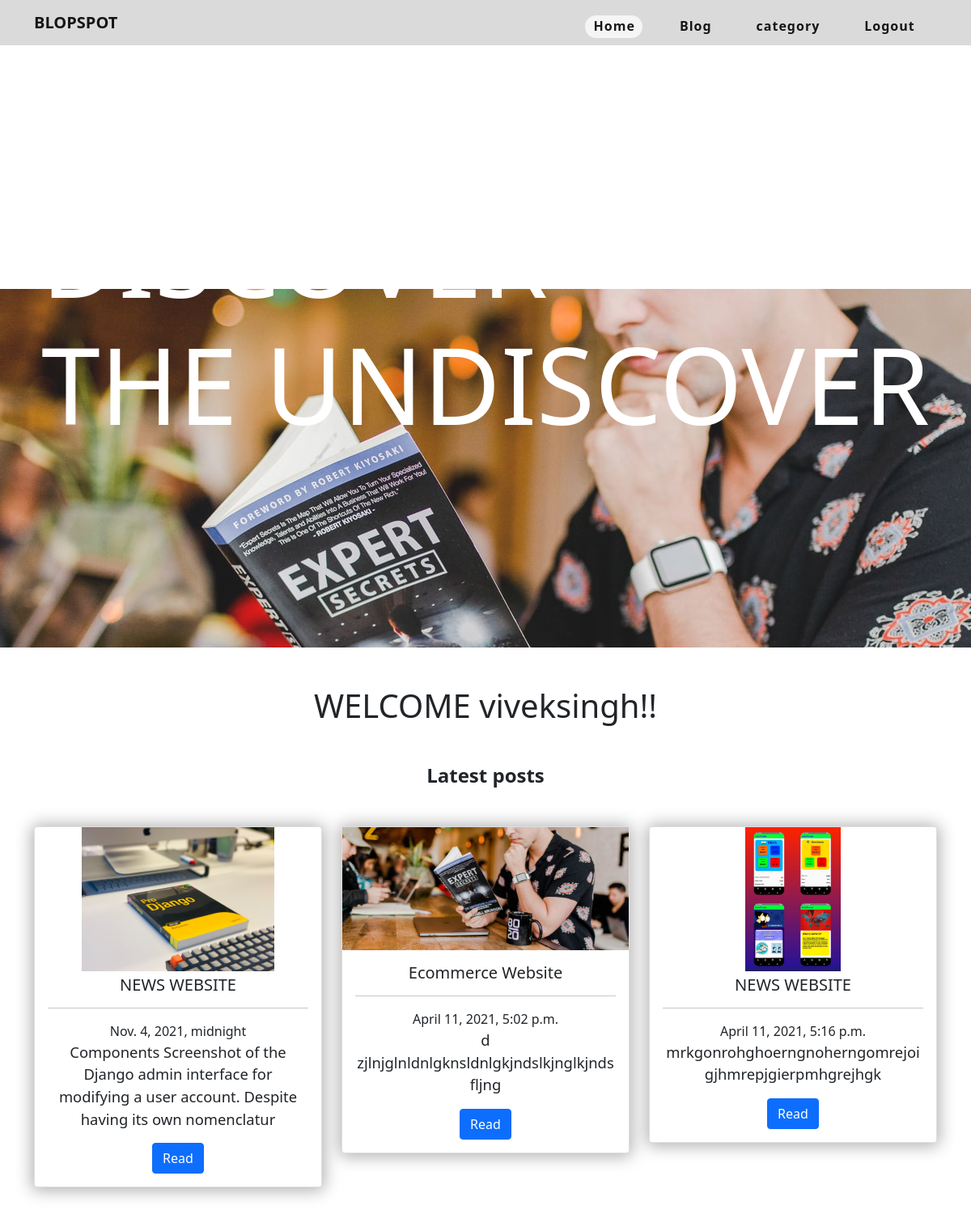
/blogs/ (signed in), run on the app's committed database.
### blogs/models.py (models this page shows)
class Post(models.Model):
    title=models.CharField(max_length=50)
    images=models.ImageField(upload_to="blogs/images", default="")
    description=models.TextField()
    category=models.CharField(max_length=20,default="")
    date = models.DateTimeField()

### blogs/views.py (the view)
# urls.py: path("",views.index,name="Blog"),
def index(request):
    post=Post.objects.all()
    return render(request,'index.html',{'post':post})

### templates/index.html (shortened to what this page needs)
<!doctype html>
<html lang="en">
<head>
  <link rel="stylesheet" href="https://stackpath.bootstrapcdn.com/font-awesome/4.7.0/css/font-awesome.min.css"
>
  <link href="https://cdn.jsdelivr.net/npm/bootstrap@5.0.0-beta3/dist/css/bootstrap.min.css" rel="stylesheet"
>
  {% load static %}
</head>
<body>
  <header>
    <nav class="navbar  navbar-expand-lg navbar-light bg-light fixed-top ">
      <div class="container">
        <a class="navbar-brand" href="#"><strong>BLOPSPOT</strong></a>
        <div class="collapse navbar-collapse" id="navbarNavDropdown">
          <ul class="navbar-nav m-lg-auto">
            <li class="nav-item">
              <a class="nav-link active" aria-current="page" href="{% url 'Blog' %}">Home</a>
            </li>
            <li class="nav-item">
              <a class="nav-link" href="#blog">Blog</a>
            </li>
            <li class="nav-item">
              <a class="nav-link" href="#">category</a>
            </li>
            {% if request.user.is_authenticated %}
            <li class="nav-item">
              <a class="nav-link" href="{% url 'Logout' %}">Logout</a>
            </li>
            {% endif %}
          </ul>
        </div>
      </div>
    </nav>
  </header>
  <div class="jumbotron jumbotron-fluid banner" id="home">
    <div class="container h-100">
      <div class="content-box h-100">
        <div class="text-lg-start">
          <h1 class="heading">DISCOVER <br> THE UNDISCOVER</h1>
        </div>
      </div>
    </div>
  </div>
  <br>
  <br>
  <div class="container text-center">
    <h1>WELCOME {{request.user}}!!</h1>
  </div>
  <main class="my-5">
    <div class="container">
      <section class="text-center" id="blog">
        <h4 class="mb-5"><strong>Latest posts</strong></h4>
        <div class="row">
          {% for p in  post %}
          <div class="col-lg-4 col-md-12 mb-4">
            <div class="card" style="box-shadow: 0px 1px 20px 3px #b2afaf;">
              <div class="bg-image hover-overlay ripple" data-mdb-ripple-color="light" style="max-height:167px">
                <img src="/media/{{p.images}}" class="img-fluid"  style="max-height:178px"  />
              </div>
              <div class="card-body">
                <h5 class="card-title">{{p.title}}</h5>
                <hr>
                <span>{{p.date}}</span>
                <p class="card-text">
                  {{p.description|slice:":120"}}
                </p>
                <a href="{% url 'blogdesc' p.id %}" class="btn btn-primary">Read</a>
              </div>
            </div>
          </div>
          {% endfor %}
        </div>
      </section>
    </div>
      </main>
</body>
</html>

### data on the page
Post: images (picture), title "NEWS WEBSITE", date "Nov. 4, 2021, midnight", description "Components Screenshot of the Django admin interface for modifying a user account. Despite having its own nomenclatur"
Post: images (picture), title "Ecommerce Website", date "April 11, 2021, 5:02 p.m.", description "d zjlnjglnldnlgknsldnlgkjndslkjnglkjndsfljng"
Post: images (picture), title "NEWS WEBSITE", date "April 11, 2021, 5:16 p.m.", description "mrkgonrohghoerngnoherngomrejoigjhmrepjgierpmhgrejhgk"

### other printed values
{{ request.user }} "viveksingh"
